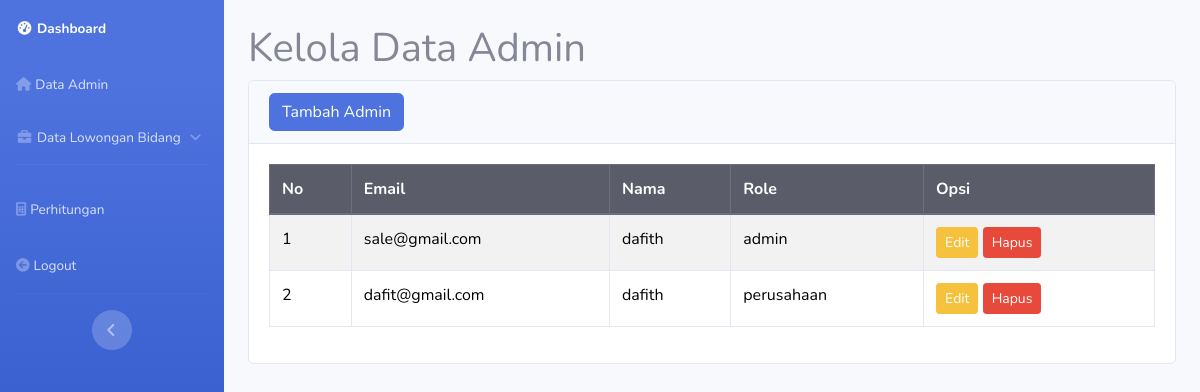
The app's page /admin/index.php?page=admin (signed in) with its own data.
### tables this page shows
CREATE TABLE `user` (
  `id` int(25) NOT NULL,
  `email` varchar(50) NOT NULL,
  `password` varchar(255) NOT NULL,
  `nama` varchar(100) NOT NULL,
  `role` enum('admin','perusahaan','karyawan') NOT NULL
);

### admin/user.php (the view, shortened to what this page needs)
    <main>
        <div class="container-fluid">
            <h1 class="mt-4">Kelola Data Admin</h1>
            <div class="card mb-4">
                <div class="card-header d-flex justify-content-between align-items-center">
                    <button type="button" class="btn btn-primary" data-toggle="modal" data-target="#myModal">Tambah Admin</button>
                </div>
                <div class="card-body">
                    <div class="table-responsive" style="max-width: 1100px; margin: auto;">
                        <table class="table table-bordered table-striped" id="dataTable" width="100%" cellspacing="0">
                            <thead class="thead-dark">
                                <tr>
                                    <th>No</th>
                                    <th>Email</th>
                                    <th>Nama</th>
                                    <th>Role</th>
                                    <th>Opsi</th>
                                </tr>
                            </thead>
                            <tbody>
                            <?php
                                $query = "SELECT * FROM user";
                                $result = mysqli_query($config, $query);
                                $i = 1;
                                while ($data = mysqli_fetch_assoc($result)) : ?>
                            <tr>
                                <td><?= $i++; ?></td>
                                <td><?= htmlspecialchars($data['email']); ?></td>
                                <td><?= htmlspecialchars($data['nama']); ?></td>
                                <td><?= htmlspecialchars($data['role']); ?></td>
                                <td>
                                    <button class="btn btn-warning btn-sm" data-toggle="modal" data-target="#edit<?= $data['id']; ?>">Edit</button>
                                    <button class="btn btn-danger btn-sm" data-toggle="modal" data-target="#delete<?= $data['id']; ?>">Hapus</button>
                                </td>
                            </tr>
            <?php endwhile; ?>
        </tbody>
    </table>
</div>
    </main>

### records on screen
user: email "sale@gmail.com", nama "dafith", role "admin"
user: email "dafit@gmail.com", nama "dafith", role "perusahaan"
